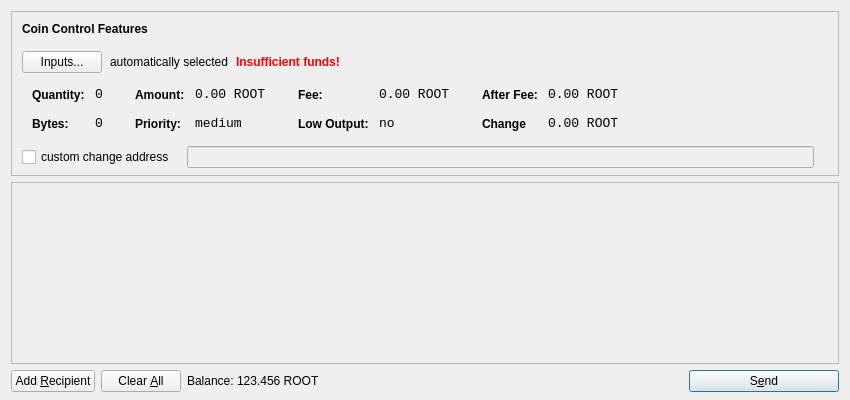
<?xml version="1.0" encoding="UTF-8"?>
<ui version="4.0">
 <class>SendCoinsDialog</class>
 <widget class="QDialog" name="SendCoinsDialog">
  <property name="geometry">
   <rect>
    <x>0</x>
    <y>0</y>
    <width>850</width>
    <height>400</height>
   </rect>
  </property>
  <property name="windowTitle">
   <string>Send Coins</string>
  </property>
  <layout class="QVBoxLayout" name="verticalLayout" stretch="0,1,0">
   <property name="bottomMargin">
    <number>8</number>
   </property>
   <item>
    <widget class="QFrame" name="frameCoinControl">
     <property name="sizePolicy">
      <sizepolicy hsizetype="Expanding" vsizetype="Expanding">
       <horstretch>0</horstretch>
       <verstretch>0</verstretch>
      </sizepolicy>
     </property>
     <property name="maximumSize">
      <size>
       <width>16777215</width>
       <height>16777215</height>
      </size>
     </property>
     <property name="frameShape">
      <enum>QFrame::StyledPanel</enum>
     </property>
     <property name="frameShadow">
      <enum>QFrame::Sunken</enum>
     </property>
     <layout class="QVBoxLayout" name="verticalLayoutCoinControl2">
      <property name="spacing">
       <number>-1</number>
      </property>
      <property name="leftMargin">
       <number>0</number>
      </property>
      <property name="topMargin">
       <number>0</number>
      </property>
      <property name="rightMargin">
       <number>0</number>
      </property>
      <property name="bottomMargin">
       <number>6</number>
      </property>
      <item>
       <layout class="QVBoxLayout" name="verticalLayoutCoinControl" stretch="0,0,0,0,1">
        <property name="spacing">
         <number>0</number>
        </property>
        <property name="leftMargin">
         <number>10</number>
        </property>
        <property name="topMargin">
         <number>10</number>
        </property>
        <item>
         <layout class="QHBoxLayout" name="horizontalLayoutCoinControl1">
          <property name="bottomMargin">
           <number>15</number>
          </property>
          <item>
           <widget class="QLabel" name="labelCoinControlFeatures">
            <property name="sizePolicy">
             <sizepolicy hsizetype="Preferred" vsizetype="Maximum">
              <horstretch>0</horstretch>
              <verstretch>0</verstretch>
             </sizepolicy>
            </property>
            <property name="font">
             <font>
              <weight>75</weight>
              <bold>true</bold>
             </font>
            </property>
            <property name="styleSheet">
             <string notr="true">font-weight:bold;</string>
            </property>
            <property name="text">
             <string>Coin Control Features</string>
            </property>
           </widget>
          </item>
         </layout>
        </item>
        <item>
         <layout class="QHBoxLayout" name="horizontalLayoutCoinControl2" stretch="0,0,0,0">
          <property name="spacing">
           <number>8</number>
          </property>
          <property name="bottomMargin">
           <number>10</number>
          </property>
          <item>
           <widget class="QPushButton" name="pushButtonCoinControl">
            <property name="styleSheet">
             <string notr="true"/>
            </property>
            <property name="text">
             <string>Inputs...</string>
            </property>
           </widget>
          </item>
          <item>
           <widget class="QLabel" name="labelCoinControlAutomaticallySelected">
            <property name="text">
             <string>automatically selected</string>
            </property>
            <property name="margin">
             <number>5</number>
            </property>
           </widget>
          </item>
          <item>
           <widget class="QLabel" name="labelCoinControlInsuffFunds">
            <property name="font">
             <font>
              <weight>75</weight>
              <bold>true</bold>
             </font>
            </property>
            <property name="styleSheet">
             <string notr="true">color:red;font-weight:bold;</string>
            </property>
            <property name="text">
             <string>Insufficient funds!</string>
            </property>
            <property name="margin">
             <number>5</number>
            </property>
           </widget>
          </item>
          <item>
           <spacer name="horizontalSpacerCoinControl">
            <property name="orientation">
             <enum>Qt::Horizontal</enum>
            </property>
            <property name="sizeHint" stdset="0">
             <size>
              <width>40</width>
              <height>1</height>
             </size>
            </property>
           </spacer>
          </item>
         </layout>
        </item>
        <item>
         <widget class="QWidget" name="widgetCoinControl" native="true">
          <property name="sizePolicy">
           <sizepolicy hsizetype="Preferred" vsizetype="Preferred">
            <horstretch>0</horstretch>
            <verstretch>0</verstretch>
           </sizepolicy>
          </property>
          <property name="minimumSize">
           <size>
            <width>0</width>
            <height>0</height>
           </size>
          </property>
          <property name="styleSheet">
           <string notr="true"/>
          </property>
          <layout class="QHBoxLayout" name="horizontalLayoutCoinControl5">
           <property name="margin">
            <number>0</number>
           </property>
           <item>
            <layout class="QHBoxLayout" name="horizontalLayoutCoinControl3" stretch="0,0,0,1">
             <property name="spacing">
              <number>20</number>
             </property>
             <property name="topMargin">
              <number>0</number>
             </property>
             <property name="bottomMargin">
              <number>10</number>
             </property>
             <item>
              <layout class="QFormLayout" name="formLayoutCoinControl1">
               <property name="horizontalSpacing">
                <number>10</number>
               </property>
               <property name="verticalSpacing">
                <number>14</number>
               </property>
               <property name="leftMargin">
                <number>10</number>
               </property>
               <property name="topMargin">
                <number>4</number>
               </property>
               <property name="rightMargin">
                <number>6</number>
               </property>
               <item row="0" column="0">
                <widget class="QLabel" name="labelCoinControlQuantityText">
                 <property name="styleSheet">
                  <string notr="true">font-weight:bold;</string>
                 </property>
                 <property name="text">
                  <string>Quantity:</string>
                 </property>
                 <property name="margin">
                  <number>0</number>
                 </property>
                </widget>
               </item>
               <item row="0" column="1">
                <widget class="QLabel" name="labelCoinControlQuantity">
                 <property name="font">
                  <font>
                   <family>Monospace</family>
                   <pointsize>10</pointsize>
                  </font>
                 </property>
                 <property name="cursor">
                  <cursorShape>IBeamCursor</cursorShape>
                 </property>
                 <property name="contextMenuPolicy">
                  <enum>Qt::ActionsContextMenu</enum>
                 </property>
                 <property name="text">
                  <string>0</string>
                 </property>
                 <property name="margin">
                  <number>0</number>
                 </property>
                 <property name="textInteractionFlags">
                  <set>Qt::LinksAccessibleByMouse|Qt::TextSelectableByKeyboard|Qt::TextSelectableByMouse</set>
                 </property>
                </widget>
               </item>
               <item row="1" column="0">
                <widget class="QLabel" name="labelCoinControlBytesText">
                 <property name="styleSheet">
                  <string notr="true">font-weight:bold;</string>
                 </property>
                 <property name="text">
                  <string>Bytes:</string>
                 </property>
                </widget>
               </item>
               <item row="1" column="1">
                <widget class="QLabel" name="labelCoinControlBytes">
                 <property name="font">
                  <font>
                   <family>Monospace</family>
                   <pointsize>10</pointsize>
                  </font>
                 </property>
                 <property name="cursor">
                  <cursorShape>IBeamCursor</cursorShape>
                 </property>
                 <property name="contextMenuPolicy">
                  <enum>Qt::ActionsContextMenu</enum>
                 </property>
                 <property name="text">
                  <string>0</string>
                 </property>
                 <property name="textInteractionFlags">
                  <set>Qt::LinksAccessibleByMouse|Qt::TextSelectableByKeyboard|Qt::TextSelectableByMouse</set>
                 </property>
                </widget>
               </item>
              </layout>
             </item>
             <item>
              <layout class="QFormLayout" name="formLayoutCoinControl2">
               <property name="horizontalSpacing">
                <number>10</number>
               </property>
               <property name="verticalSpacing">
                <number>14</number>
               </property>
               <property name="leftMargin">
                <number>6</number>
               </property>
               <property name="topMargin">
                <number>4</number>
               </property>
               <property name="rightMargin">
                <number>6</number>
               </property>
               <item row="0" column="0">
                <widget class="QLabel" name="labelCoinControlAmountText">
                 <property name="styleSheet">
                  <string notr="true">font-weight:bold;</string>
                 </property>
                 <property name="text">
                  <string>Amount:</string>
                 </property>
                 <property name="margin">
                  <number>0</number>
                 </property>
                </widget>
               </item>
               <item row="0" column="1">
                <widget class="QLabel" name="labelCoinControlAmount">
                 <property name="font">
                  <font>
                   <family>Monospace</family>
                   <pointsize>10</pointsize>
                  </font>
                 </property>
                 <property name="cursor">
                  <cursorShape>IBeamCursor</cursorShape>
                 </property>
                 <property name="contextMenuPolicy">
                  <enum>Qt::ActionsContextMenu</enum>
                 </property>
                 <property name="text">
                  <string>0.00 ROOT</string>
                 </property>
                 <property name="textInteractionFlags">
                  <set>Qt::LinksAccessibleByMouse|Qt::TextSelectableByKeyboard|Qt::TextSelectableByMouse</set>
                 </property>
                </widget>
               </item>
               <item row="1" column="0">
                <widget class="QLabel" name="labelCoinControlPriorityText">
                 <property name="styleSheet">
                  <string notr="true">font-weight:bold;</string>
                 </property>
                 <property name="text">
                  <string>Priority:</string>
                 </property>
                </widget>
               </item>
               <item row="1" column="1">
                <widget class="QLabel" name="labelCoinControlPriority">
                 <property name="font">
                  <font>
                   <family>Monospace</family>
                   <pointsize>10</pointsize>
                  </font>
                 </property>
                 <property name="cursor">
                  <cursorShape>IBeamCursor</cursorShape>
                 </property>
                 <property name="contextMenuPolicy">
                  <enum>Qt::ActionsContextMenu</enum>
                 </property>
                 <property name="text">
                  <string>medium</string>
                 </property>
                 <property name="textInteractionFlags">
                  <set>Qt::LinksAccessibleByMouse|Qt::TextSelectableByKeyboard|Qt::TextSelectableByMouse</set>
                 </property>
                </widget>
               </item>
              </layout>
             </item>
             <item>
              <layout class="QFormLayout" name="formLayoutCoinControl3">
               <property name="horizontalSpacing">
                <number>10</number>
               </property>
               <property name="verticalSpacing">
                <number>14</number>
               </property>
               <property name="leftMargin">
                <number>6</number>
               </property>
               <property name="topMargin">
                <number>4</number>
               </property>
               <property name="rightMargin">
                <number>6</number>
               </property>
               <item row="0" column="0">
                <widget class="QLabel" name="labelCoinControlFeeText">
                 <property name="styleSheet">
                  <string notr="true">font-weight:bold;</string>
                 </property>
                 <property name="text">
                  <string>Fee:</string>
                 </property>
                 <property name="margin">
                  <number>0</number>
                 </property>
                </widget>
               </item>
               <item row="0" column="1">
                <widget class="QLabel" name="labelCoinControlFee">
                 <property name="font">
                  <font>
                   <family>Monospace</family>
                   <pointsize>10</pointsize>
                  </font>
                 </property>
                 <property name="cursor">
                  <cursorShape>IBeamCursor</cursorShape>
                 </property>
                 <property name="contextMenuPolicy">
                  <enum>Qt::ActionsContextMenu</enum>
                 </property>
                 <property name="text">
                  <string>0.00 ROOT</string>
                 </property>
                 <property name="textInteractionFlags">
                  <set>Qt::LinksAccessibleByMouse|Qt::TextSelectableByKeyboard|Qt::TextSelectableByMouse</set>
                 </property>
                </widget>
               </item>
               <item row="1" column="0">
                <widget class="QLabel" name="labelCoinControlLowOutputText">
                 <property name="styleSheet">
                  <string notr="true">font-weight:bold;</string>
                 </property>
                 <property name="text">
                  <string>Low Output:</string>
                 </property>
                </widget>
               </item>
               <item row="1" column="1">
                <widget class="QLabel" name="labelCoinControlLowOutput">
                 <property name="font">
                  <font>
                   <family>Monospace</family>
                   <pointsize>10</pointsize>
                  </font>
                 </property>
                 <property name="cursor">
                  <cursorShape>IBeamCursor</cursorShape>
                 </property>
                 <property name="contextMenuPolicy">
                  <enum>Qt::ActionsContextMenu</enum>
                 </property>
                 <property name="text">
                  <string>no</string>
                 </property>
                 <property name="textInteractionFlags">
                  <set>Qt::LinksAccessibleByMouse|Qt::TextSelectableByKeyboard|Qt::TextSelectableByMouse</set>
                 </property>
                </widget>
               </item>
              </layout>
             </item>
             <item>
              <layout class="QFormLayout" name="formLayoutCoinControl4">
               <property name="horizontalSpacing">
                <number>10</number>
               </property>
               <property name="verticalSpacing">
                <number>14</number>
               </property>
               <property name="leftMargin">
                <number>6</number>
               </property>
               <property name="topMargin">
                <number>4</number>
               </property>
               <property name="rightMargin">
                <number>6</number>
               </property>
               <item row="0" column="0">
                <widget class="QLabel" name="labelCoinControlAfterFeeText">
                 <property name="styleSheet">
                  <string notr="true">font-weight:bold;</string>
                 </property>
                 <property name="text">
                  <string>After Fee:</string>
                 </property>
                 <property name="margin">
                  <number>0</number>
                 </property>
                </widget>
               </item>
               <item row="0" column="1">
                <widget class="QLabel" name="labelCoinControlAfterFee">
                 <property name="font">
                  <font>
                   <family>Monospace</family>
                   <pointsize>10</pointsize>
                  </font>
                 </property>
                 <property name="cursor">
                  <cursorShape>IBeamCursor</cursorShape>
                 </property>
                 <property name="contextMenuPolicy">
                  <enum>Qt::ActionsContextMenu</enum>
                 </property>
                 <property name="text">
                  <string>0.00 ROOT</string>
                 </property>
                 <property name="textInteractionFlags">
                  <set>Qt::LinksAccessibleByMouse|Qt::TextSelectableByKeyboard|Qt::TextSelectableByMouse</set>
                 </property>
                </widget>
               </item>
               <item row="1" column="0">
                <widget class="QLabel" name="labelCoinControlChangeText">
                 <property name="styleSheet">
                  <string notr="true">font-weight:bold;</string>
                 </property>
                 <property name="text">
                  <string>Change</string>
                 </property>
                </widget>
               </item>
               <item row="1" column="1">
                <widget class="QLabel" name="labelCoinControlChange">
                 <property name="font">
                  <font>
                   <family>Monospace</family>
                   <pointsize>10</pointsize>
                  </font>
                 </property>
                 <property name="cursor">
                  <cursorShape>IBeamCursor</cursorShape>
                 </property>
                 <property name="contextMenuPolicy">
                  <enum>Qt::ActionsContextMenu</enum>
                 </property>
                 <property name="text">
                  <string>0.00 ROOT</string>
                 </property>
                 <property name="textInteractionFlags">
                  <set>Qt::LinksAccessibleByMouse|Qt::TextSelectableByKeyboard|Qt::TextSelectableByMouse</set>
                 </property>
                </widget>
               </item>
              </layout>
             </item>
            </layout>
           </item>
          </layout>
         </widget>
        </item>
        <item>
         <layout class="QHBoxLayout" name="horizontalLayoutCoinControl4" stretch="0,0,0">
          <property name="spacing">
           <number>12</number>
          </property>
          <property name="sizeConstraint">
           <enum>QLayout::SetDefaultConstraint</enum>
          </property>
          <property name="topMargin">
           <number>5</number>
          </property>
          <property name="rightMargin">
           <number>5</number>
          </property>
          <item>
           <widget class="QCheckBox" name="checkBoxCoinControlChange">
            <property name="text">
             <string>custom change address</string>
            </property>
           </widget>
          </item>
          <item>
           <widget class="QLineEdit" name="lineEditCoinControlChange">
            <property name="enabled">
             <bool>false</bool>
            </property>
            <property name="sizePolicy">
             <sizepolicy hsizetype="Expanding" vsizetype="Fixed">
              <horstretch>0</horstretch>
              <verstretch>0</verstretch>
             </sizepolicy>
            </property>
           </widget>
          </item>
          <item>
           <widget class="QLabel" name="labelCoinControlChangeLabel">
            <property name="sizePolicy">
             <sizepolicy hsizetype="Preferred" vsizetype="Expanding">
              <horstretch>0</horstretch>
              <verstretch>0</verstretch>
             </sizepolicy>
            </property>
            <property name="minimumSize">
             <size>
              <width>0</width>
              <height>0</height>
             </size>
            </property>
            <property name="text">
             <string/>
            </property>
            <property name="margin">
             <number>3</number>
            </property>
           </widget>
          </item>
         </layout>
        </item>
        <item>
         <spacer name="verticalSpacerCoinControl">
          <property name="orientation">
           <enum>Qt::Vertical</enum>
          </property>
          <property name="sizeHint" stdset="0">
           <size>
            <width>800</width>
            <height>1</height>
           </size>
          </property>
         </spacer>
        </item>
       </layout>
      </item>
     </layout>
    </widget>
   </item>
   <item>
    <widget class="QScrollArea" name="scrollArea">
     <property name="widgetResizable">
      <bool>true</bool>
     </property>
     <widget class="QWidget" name="scrollAreaWidgetContents">
      <property name="geometry">
       <rect>
        <x>0</x>
        <y>0</y>
        <width>830</width>
        <height>165</height>
       </rect>
      </property>
      <layout class="QVBoxLayout" name="verticalLayout_2">
       <property name="margin">
        <number>0</number>
       </property>
       <item>
        <layout class="QVBoxLayout" name="entries">
         <property name="spacing">
          <number>6</number>
         </property>
        </layout>
       </item>
       <item>
        <spacer name="verticalSpacer">
         <property name="orientation">
          <enum>Qt::Vertical</enum>
         </property>
         <property name="sizeHint" stdset="0">
          <size>
           <width>20</width>
           <height>40</height>
          </size>
         </property>
        </spacer>
       </item>
      </layout>
     </widget>
    </widget>
   </item>
   <item>
    <layout class="QHBoxLayout" name="horizontalLayout">
     <item>
      <widget class="QPushButton" name="addButton">
       <property name="toolTip">
        <string>Send to multiple recipients at once</string>
       </property>
       <property name="text">
        <string>Add &amp;Recipient</string>
       </property>
       <property name="icon">
        <iconset resource="../bitcoin.qrc">
         <normaloff>:/icons/add</normaloff>:/icons/add</iconset>
       </property>
       <property name="autoDefault">
        <bool>false</bool>
       </property>
      </widget>
     </item>
     <item>
      <widget class="QPushButton" name="clearButton">
       <property name="sizePolicy">
        <sizepolicy hsizetype="Minimum" vsizetype="Fixed">
         <horstretch>0</horstretch>
         <verstretch>0</verstretch>
        </sizepolicy>
       </property>
       <property name="toolTip">
        <string>Remove all transaction fields</string>
       </property>
       <property name="text">
        <string>Clear &amp;All</string>
       </property>
       <property name="icon">
        <iconset resource="../bitcoin.qrc">
         <normaloff>:/icons/remove</normaloff>:/icons/remove</iconset>
       </property>
       <property name="autoRepeatDelay">
        <number>300</number>
       </property>
       <property name="autoDefault">
        <bool>false</bool>
       </property>
      </widget>
     </item>
     <item>
      <layout class="QHBoxLayout" name="horizontalLayout_2">
       <property name="spacing">
        <number>3</number>
       </property>
       <item>
        <widget class="QLabel" name="label">
         <property name="sizePolicy">
          <sizepolicy hsizetype="Preferred" vsizetype="Fixed">
           <horstretch>0</horstretch>
           <verstretch>0</verstretch>
          </sizepolicy>
         </property>
         <property name="text">
          <string>Balance:</string>
         </property>
        </widget>
       </item>
       <item>
        <widget class="QLabel" name="labelBalance">
         <property name="sizePolicy">
          <sizepolicy hsizetype="Preferred" vsizetype="Fixed">
           <horstretch>0</horstretch>
           <verstretch>0</verstretch>
          </sizepolicy>
         </property>
         <property name="cursor">
          <cursorShape>IBeamCursor</cursorShape>
         </property>
         <property name="text">
          <string>123.456 ROOT</string>
         </property>
         <property name="textInteractionFlags">
          <set>Qt::LinksAccessibleByMouse|Qt::TextSelectableByKeyboard|Qt::TextSelectableByMouse</set>
         </property>
        </widget>
       </item>
      </layout>
     </item>
     <item>
      <spacer name="horizontalSpacer">
       <property name="orientation">
        <enum>Qt::Horizontal</enum>
       </property>
       <property name="sizeHint" stdset="0">
        <size>
         <width>40</width>
         <height>20</height>
        </size>
       </property>
      </spacer>
     </item>
     <item>
      <widget class="QPushButton" name="sendButton">
       <property name="minimumSize">
        <size>
         <width>150</width>
         <height>0</height>
        </size>
       </property>
       <property name="toolTip">
        <string>Confirm the send action</string>
       </property>
       <property name="text">
        <string>S&amp;end</string>
       </property>
       <property name="icon">
        <iconset resource="../bitcoin.qrc">
         <normaloff>:/icons/send</normaloff>:/icons/send</iconset>
       </property>
       <property name="default">
        <bool>true</bool>
       </property>
      </widget>
     </item>
    </layout>
   </item>
  </layout>
 </widget>
 <resources>
  <include location="../bitcoin.qrc"/>
 </resources>
 <connections/>
</ui>
